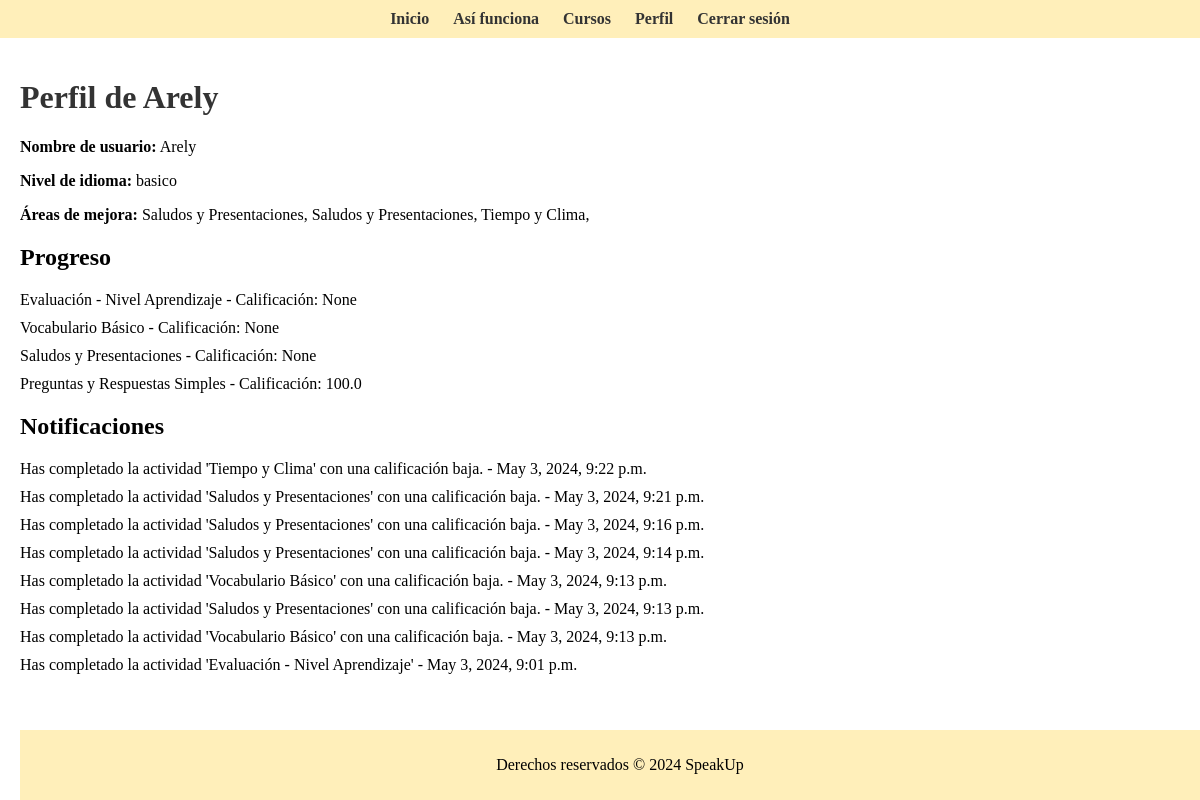
Screenshot of /profile/ (signed in) with the database file from the repository.
### tutoria/models.py (models this page shows, shortened)
class Student(models.Model):
    NIVEL_IDIOMA_CHOICES = [
        ('basico', 'Básico'),
        ('intermedio', 'Intermedio'),
        ('avanzado', 'Avanzado'),
    ]
    user = models.OneToOneField(User, on_delete=models.CASCADE, default=1)
    name = models.CharField(max_length=100)
    areas_mejora = models.TextField(null=True, blank=True, default=None)  # Agregar campo de áreas de mejora
    nivel_idioma = models.CharField(max_length=20, choices=NIVEL_IDIOMA_CHOICES, null=True, blank=True, default=None)

class Activity(models.Model):
    EVALUACION = 'evaluacion'
    BASIC = 'basico'
    INTERMEDIATE = 'intermedio'
    ADVANCED = 'avanzado'
    LEVEL_CHOICES = [
        (BASIC, 'Básico'),
        (INTERMEDIATE, 'Intermedio'),
        (ADVANCED, 'Avanzado'),
        (EVALUACION, 'Evaluación'),
    ]
    course = models.ForeignKey(Course, on_delete=models.CASCADE)
    name = models.CharField(max_length=200)
    description = models.TextField()
    nivel = models.CharField(max_length=20, choices=LEVEL_CHOICES, null=True, default=None)
    score = models.FloatField(null=True, blank=True)

class Progress(models.Model):
    student = models.ForeignKey(Student, on_delete=models.CASCADE)
    activity = models.ForeignKey(Activity, on_delete=models.CASCADE)
    completed = models.BooleanField(default=False)
    score = models.FloatField(null=True, blank=True)

class Notification(models.Model):
    student = models.ForeignKey('Student', on_delete=models.CASCADE)
    message = models.CharField(max_length=255)
    timestamp = models.DateTimeField(auto_now_add=True)

### tutoria/views.py (the view)
# urls.py: path('profile/', views.profile, name='profile'),  # Ruta para la página "Profile"
def profile(request):
    user = request.user
    try:
        student = Student.objects.get(user=user)
        progress = Progress.objects.filter(student=student, completed=True)
        notifications = Notification.objects.filter(student=student).order_by('-timestamp')
        completed_activities = []
        for progress_item in progress:
            activity = progress_item.activity
            score = progress_item.score
            completed_activities.append({'activity': activity, 'score': score})
        return render(request, 'profile.html', {'student': student, 'completed_activities': completed_activities, 'notifications': notifications})
    except Student.DoesNotExist:
        messages.error(request, 'No se encontró información de estudiante asociada a este usuario.')
        return redirect('home')

### tutoria/templates/profile.html (shortened to what this page needs)
<!DOCTYPE html>
<html lang="es">
<head>
</head>
<body>
    <div class="menu">
        <ul>
            <li><a href="{% url 'home' %}">Inicio</a></li>
            <li><a href="{% url 'about' %}">Así funciona</a></li>
            <li><a href="{% url 'courses' %}">Cursos</a></li>
            <li><a href="{% url 'profile' %}">Perfil</a></li>
            <li><a href="{% url 'logout' %}">Cerrar sesión</a></li>
        </ul>
    </div>
<div class="content">
    <h1>Perfil de {{ student.name }}</h1>
    <div>
        <p><strong>Nombre de usuario:</strong> {{ student.user.username }}</p>
        <p><strong>Nivel de idioma:</strong> {{ student.nivel_idioma }}</p>
        <p><strong>Áreas de mejora:</strong> {{ student.areas_mejora }}</p>
    </div>
    <h2>Progreso</h2>
    <ul>
        {% for item in completed_activities %}
        <li>{{ item.activity.name }} - Calificación: {{ item.score }}</li>
        {% endfor %}
    </ul>
    <h2>Notificaciones</h2>
    {% if notifications %}
    <ul>
         {% for notification in notifications %}
         <li>{{ notification.message }} - {{ notification.timestamp }}</li>
         {% endfor %}
    </ul>
    {% else %}
      <p>No hay notificaciones.</p>
    {% endif %}
    <footer>
        <p>Derechos reservados &copy; 2024 SpeakUp</p>
    </footer>
</body>
</html>

### tutoria/templates/profile.html (style rules this page uses)
body { font-family: serif; margin: 0; padding: 0; background-color: #fff; }
.menu { background-color: #FFEFBA; padding: 10px 0; text-align: center; }
.menu ul { list-style-type: none; margin: 0; padding: 0; }
.menu ul li { display: inline; margin-right: 20px; }
.menu ul li a { color: #333; text-decoration: none; font-weight: bold; }
.content { padding: 20px; }
h1 { color: #333; }
ul { padding: 0; margin: 0; list-style: none; }
li { margin-bottom: 10px; }
li a { color: #000000; text-decoration: none; }
footer { background-color: #FFEFBA; color: #000; text-align: center; padding: 10px 0; height: 50px; line-height: 50px; position: fixed; bottom: 0; width: 100%; }
footer p { margin: 0; }

### rows the page displays
Student: name "Arely", user.username "Arely", nivel_idioma "basico", areas_mejora "Saludos y Presentaciones, Saludos y Presentaciones, Tiempo y Clima,"
Activity: activity.name "Evaluación - Nivel Aprendizaje", score "None"
Activity: activity.name "Vocabulario Básico", score "None"
Activity: activity.name "Saludos y Presentaciones", score "None"
Activity: activity.name "Preguntas y Respuestas Simples", score "100.0"
Notification: message "Has completado la actividad 'Tiempo y Clima' con una calificación baja.", timestamp "May 3, 2024, 9:22 p.m."
Notification: message "Has completado la actividad 'Saludos y Presentaciones' con una calificación baja.", timestamp "May 3, 2024, 9:21 p.m."
Notification: message "Has completado la actividad 'Saludos y Presentaciones' con una calificación baja.", timestamp "May 3, 2024, 9:16 p.m."
Notification: message "Has completado la actividad 'Saludos y Presentaciones' con una calificación baja.", timestamp "May 3, 2024, 9:14 p.m."
Notification: message "Has completado la actividad 'Vocabulario Básico' con una calificación baja.", timestamp "May 3, 2024, 9:13 p.m."
Notification: message "Has completado la actividad 'Saludos y Presentaciones' con una calificación baja.", timestamp "May 3, 2024, 9:13 p.m."
Notification: message "Has completado la actividad 'Vocabulario Básico' con una calificación baja.", timestamp "May 3, 2024, 9:13 p.m."
Notification: message "Has completado la actividad 'Evaluación - Nivel Aprendizaje'", timestamp "May 3, 2024, 9:01 p.m."
